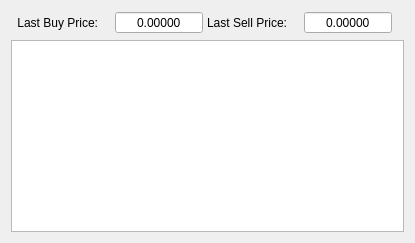
        <widget class="QWidget" name="tabOrdersLog">
         <property name="sizePolicy">
          <sizepolicy hsizetype="Preferred" vsizetype="Preferred">
           <horstretch>0</horstretch>
           <verstretch>0</verstretch>
          </sizepolicy>
         </property>
         <property name="accessibleName">
          <string>TAB_ORDERS_LOG</string>
         </property>
         <attribute name="title">
          <string>Orders Log</string>
         </attribute>
         <layout class="QGridLayout" name="gridLayout_32">
          <item row="0" column="1">
           <widget class="QWidget" name="ordersLogInfoPanel" native="true">
            <layout class="QGridLayout" name="gridLayout_14">
             <property name="leftMargin">
              <number>0</number>
             </property>
             <property name="topMargin">
              <number>0</number>
             </property>
             <property name="rightMargin">
              <number>0</number>
             </property>
             <property name="bottomMargin">
              <number>0</number>
             </property>
             <property name="spacing">
              <number>4</number>
             </property>
             <item row="0" column="0">
              <widget class="QLabel" name="labelOrdersLastBuyPrice">
               <property name="sizePolicy">
                <sizepolicy hsizetype="Preferred" vsizetype="Preferred">
                 <horstretch>0</horstretch>
                 <verstretch>0</verstretch>
                </sizepolicy>
               </property>
               <property name="accessibleName">
                <string>TR00023</string>
               </property>
               <property name="text">
                <string>Last Buy Price:</string>
               </property>
               <property name="alignment">
                <set>Qt::AlignRight|Qt::AlignTrailing|Qt::AlignVCenter</set>
               </property>
              </widget>
             </item>
             <item row="0" column="3">
              <widget class="QLabel" name="labelOrdersLastSellPrice">
               <property name="sizePolicy">
                <sizepolicy hsizetype="Preferred" vsizetype="Preferred">
                 <horstretch>0</horstretch>
                 <verstretch>0</verstretch>
                </sizepolicy>
               </property>
               <property name="accessibleName">
                <string>TR00024</string>
               </property>
               <property name="text">
                <string>Last Sell Price:</string>
               </property>
               <property name="alignment">
                <set>Qt::AlignRight|Qt::AlignTrailing|Qt::AlignVCenter</set>
               </property>
              </widget>
             </item>
             <item row="0" column="2">
              <widget class="QDoubleSpinBox" name="ordersLastBuyPrice">
               <property name="sizePolicy">
                <sizepolicy hsizetype="Preferred" vsizetype="Fixed">
                 <horstretch>0</horstretch>
                 <verstretch>0</verstretch>
                </sizepolicy>
               </property>
               <property name="minimumSize">
                <size>
                 <width>70</width>
                 <height>0</height>
                </size>
               </property>
               <property name="whatsThis">
                <string>LastMyBuyPrice</string>
               </property>
               <property name="accessibleName">
                <string>PRICE</string>
               </property>
               <property name="accessibleDescription">
                <string>CAN_BE_ZERO</string>
               </property>
               <property name="alignment">
                <set>Qt::AlignCenter</set>
               </property>
               <property name="readOnly">
                <bool>true</bool>
               </property>
               <property name="buttonSymbols">
                <enum>QAbstractSpinBox::NoButtons</enum>
               </property>
               <property name="prefix">
                <string/>
               </property>
               <property name="decimals">
                <number>5</number>
               </property>
               <property name="minimum">
                <double>0.000000000000000</double>
               </property>
               <property name="maximum">
                <double>999999999.000000000000000</double>
               </property>
              </widget>
             </item>
             <item row="0" column="1">
              <widget class="QLabel" name="usdLabelLastBuy">
               <property name="sizePolicy">
                <sizepolicy hsizetype="Maximum" vsizetype="Preferred">
                 <horstretch>0</horstretch>
                 <verstretch>0</verstretch>
                </sizepolicy>
               </property>
               <property name="font">
                <font>
                 <pointsize>11</pointsize>
                 <bold>false</bold>
                </font>
               </property>
               <property name="accessibleDescription">
                <string/>
               </property>
               <property name="styleSheet">
                <string notr="true">color: darkgreen</string>
               </property>
               <property name="text">
                <string/>
               </property>
               <property name="alignment">
                <set>Qt::AlignCenter</set>
               </property>
              </widget>
             </item>
             <item row="0" column="5">
              <widget class="QDoubleSpinBox" name="ordersLastSellPrice">
               <property name="sizePolicy">
                <sizepolicy hsizetype="Preferred" vsizetype="Fixed">
                 <horstretch>0</horstretch>
                 <verstretch>0</verstretch>
                </sizepolicy>
               </property>
               <property name="minimumSize">
                <size>
                 <width>70</width>
                 <height>0</height>
                </size>
               </property>
               <property name="whatsThis">
                <string>LastMySellPrice</string>
               </property>
               <property name="accessibleName">
                <string>PRICE</string>
               </property>
               <property name="accessibleDescription">
                <string>CAN_BE_ZERO</string>
               </property>
               <property name="alignment">
                <set>Qt::AlignCenter</set>
               </property>
               <property name="readOnly">
                <bool>true</bool>
               </property>
               <property name="buttonSymbols">
                <enum>QAbstractSpinBox::NoButtons</enum>
               </property>
               <property name="prefix">
                <string/>
               </property>
               <property name="decimals">
                <number>5</number>
               </property>
               <property name="minimum">
                <double>0.000000000000000</double>
               </property>
               <property name="maximum">
                <double>999999999.000000000000000</double>
               </property>
              </widget>
             </item>
             <item row="0" column="4">
              <widget class="QLabel" name="usdLabelLastSell">
               <property name="sizePolicy">
                <sizepolicy hsizetype="Maximum" vsizetype="Preferred">
                 <horstretch>0</horstretch>
                 <verstretch>0</verstretch>
                </sizepolicy>
               </property>
               <property name="font">
                <font>
                 <pointsize>11</pointsize>
                 <bold>false</bold>
                </font>
               </property>
               <property name="accessibleDescription">
                <string/>
               </property>
               <property name="styleSheet">
                <string notr="true">color: darkgreen</string>
               </property>
               <property name="text">
                <string/>
               </property>
               <property name="alignment">
                <set>Qt::AlignCenter</set>
               </property>
              </widget>
             </item>
            </layout>
           </widget>
          </item>
          <item row="0" column="0">
           <spacer name="horizontalSpacer_12">
            <property name="orientation">
             <enum>Qt::Horizontal</enum>
            </property>
            <property name="sizeHint" stdset="0">
             <size>
              <width>0</width>
              <height>20</height>
             </size>
            </property>
           </spacer>
          </item>
          <item row="0" column="2">
           <spacer name="horizontalSpacer_3">
            <property name="orientation">
             <enum>Qt::Horizontal</enum>
            </property>
            <property name="sizeHint" stdset="0">
             <size>
              <width>0</width>
              <height>0</height>
             </size>
            </property>
           </spacer>
          </item>
          <item row="1" column="0" colspan="6">
           <widget class="QTableView" name="tableHistory">
            <property name="contextMenuPolicy">
             <enum>Qt::CustomContextMenu</enum>
            </property>
            <property name="styleSheet">
             <string notr="true">font-size:12px</string>
            </property>
            <property name="horizontalScrollBarPolicy">
             <enum>Qt::ScrollBarAsNeeded</enum>
            </property>
            <property name="editTriggers">
             <set>QAbstractItemView::NoEditTriggers</set>
            </property>
            <property name="showDropIndicator" stdset="0">
             <bool>false</bool>
            </property>
            <property name="alternatingRowColors">
             <bool>true</bool>
            </property>
            <property name="selectionBehavior">
             <enum>QAbstractItemView::SelectRows</enum>
            </property>
            <property name="textElideMode">
             <enum>Qt::ElideRight</enum>
            </property>
            <property name="verticalScrollMode">
             <enum>QAbstractItemView::ScrollPerPixel</enum>
            </property>
            <property name="horizontalScrollMode">
             <enum>QAbstractItemView::ScrollPerPixel</enum>
            </property>
            <property name="showGrid">
             <bool>false</bool>
            </property>
            <property name="sortingEnabled">
             <bool>false</bool>
            </property>
            <property name="wordWrap">
             <bool>false</bool>
            </property>
            <attribute name="horizontalHeaderHighlightSections">
             <bool>false</bool>
            </attribute>
            <attribute name="horizontalHeaderShowSortIndicator" stdset="0">
             <bool>false</bool>
            </attribute>
            <attribute name="verticalHeaderVisible">
             <bool>false</bool>
            </attribute>
            <attribute name="verticalHeaderHighlightSections">
             <bool>false</bool>
            </attribute>
           </widget>
          </item>
          <item row="0" column="3" colspan="3">
           <layout class="QHBoxLayout" name="horizontalLayout_5">
            <property name="spacing">
             <number>0</number>
            </property>
            <property name="leftMargin">
             <number>0</number>
            </property>
           </layout>
          </item>
         </layout>
        </widget>
